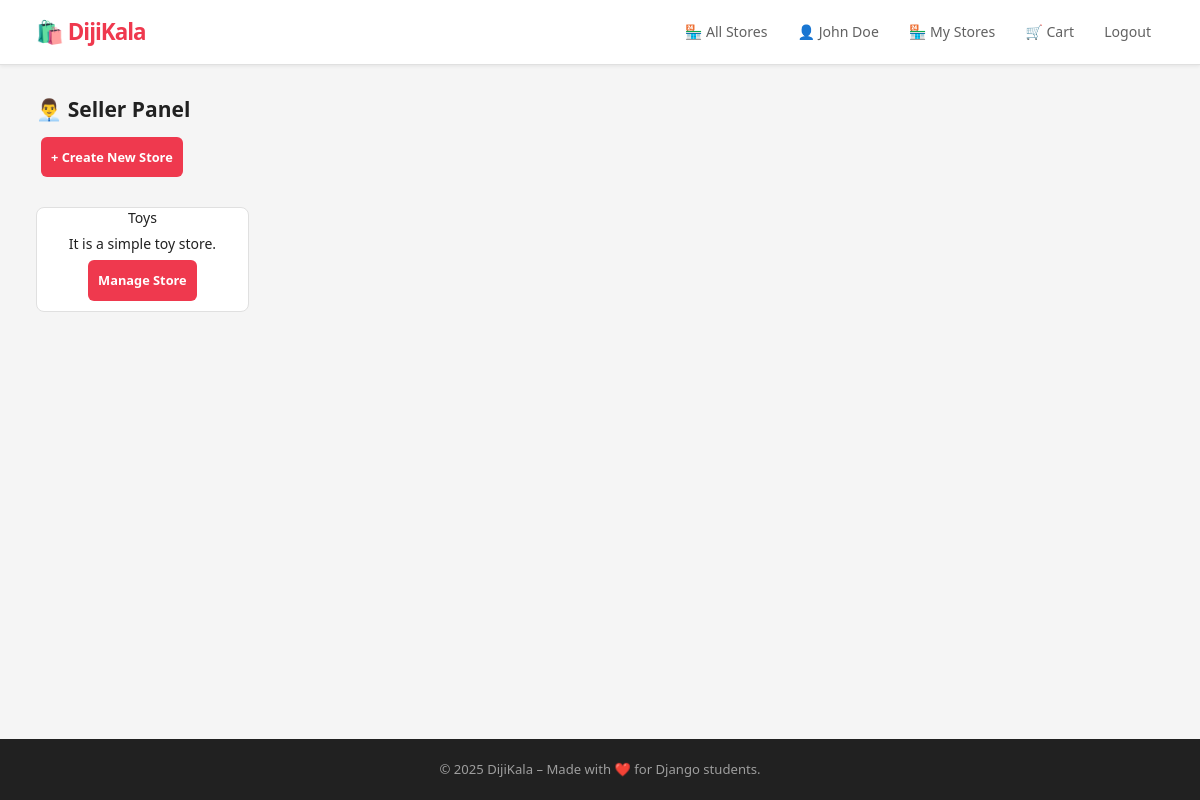
Page /stores/seller/ (signed in) on the committed database.
### accounts/models.py (models this page shows)
class User(AbstractBaseUser, PermissionsMixin):
        phone = models.CharField(max_length=15, unique=True, verbose_name="Phone Number")
        first_name = models.CharField(max_length=100,verbose_name="First Name")
        last_name = models.CharField(max_length=100,verbose_name="Last Name")
        is_active = models.BooleanField(default=True)
        is_staff = models.BooleanField(default=False)
        is_seller = models.BooleanField(default=False)
        created_at = models.DateTimeField(auto_now_add=True)
        updated_at = models.DateTimeField(auto_now=True)
        objects = CustomUserManager()
        USERNAME_FIELD = 'phone'
        REQUIRED_FIELDS = ['first_name','last_name']
        def __str__(self):
            return f"{self.first_name} {self.last_name}"

### stores/models.py (models this page shows, shortened)
class Store(models.Model):
    name = models.CharField(max_length=200,unique=True,verbose_name='Store')
    owner = models.ForeignKey(User,on_delete=models.CASCADE,verbose_name='Owner',related_name='stores')
    description = models.TextField(blank=True,null=True,verbose_name='Description')
    created_at = models.DateTimeField(auto_now_add=True,verbose_name='Created At')
    updated_at = models.DateTimeField(auto_now=True,verbose_name='Last Update')
    is_active = models.BooleanField(default=True)
    class Meta:
        verbose_name = 'Store'
        verbose_name_plural = 'Stores'
        ordering = ['-created_at']

### stores/views.py (the view)
# urls.py: path('seller/', SellerPanelView.as_view(), name='seller_panel'),
@method_decorator(login_required, name='dispatch')
class SellerPanelView(ListView):
    model = Store
    template_name = 'stores/seller_panel.html'
    context_object_name = 'stores'
    def get_queryset(self):
        return Store.objects.filter(owner=self.request.user).order_by('-created_at')

### templates/stores/seller_panel.html (shortened to what this page needs)
{% extends 'base/base.html' %}
{% block content %}
<h2>👨‍💼 Seller Panel</h2>
<a href="{% url 'create_store' %}" class="btn">+ Create New Store</a>
<div class="card-grid" style="margin-top: 20px;">
    {% for store in stores %}
        <div class="card">
            <h3>{{ store.name }}</h3>
            <p>{{ store.description|truncatewords:15 }}</p>
            <a href="{% url 'manage_store' store.id %}" class="btn">Manage Store</a>        </div>
    {% empty %}
        <p>You have no stores yet.</p>
    {% endfor %}
</div>
{% endblock %}

### templates/base/base.html (shortened to what this page needs)
{% load static %}
<!DOCTYPE html>
<html lang="en">
<head>
    <link rel="stylesheet" href="{% static 'css/style.css' %}">
</head>
<body>
    <nav class="navbar">
        <div class="container">
            <div class="nav-left">
                <a href="/" class="logo">🛍️ DijiKala</a>
            </div>
            <div class="nav-right">
                <a href="{% url 'stores_list' %}">🏪 All Stores</a>
                {% if user.is_authenticated %}
                    <a href="{% url 'customer_panel' %}">👤 {{ user }}</a>
                    {% if user.is_seller %}
                        <a href="{% url 'seller_panel' %}">🏪 My Stores</a>
                    {% endif %}
                    <a href="{% url 'cart' %}">🛒 Cart</a>
                    <form method="post" action="{% url 'logout' %}" style="display:inline;">
                        <button type="submit" class="btn-link">Logout</button>
                    </form>
                {% else %}
                    <a href="{% url 'login' %}">Login</a>
                    <a href="{% url 'signup' %}">Sign Up</a>
                {% endif %}
            </div>
        </div>
    </nav>
    <main class="container">
        {% block content %}
        {% endblock %}
    </main>
    <footer class="footer">
        <p>© 2025 DijiKala – Made with ❤️ for Django students.</p>
    </footer>
</body>
</html>

### static/css/style.css (style rules this page uses)
*, *::before, *::after { margin: 0; padding: 0; box-sizing: border-box; }
:root { --red: #EF394E; --red-dark: #D4102A; --red-light: #FFF0F2; --red-mid: #FFD6DB; --orange: #FF6B00; --orange-light: #FFF3E8; --gray-50: #F5F5F5; --gray-100: #EEEEEE; --gray-200: #E0E0E0; --gray-400: #9E9E9E; --gray-600: #616161; --gray-800: #212121; --white: #FFFFFF; --radius-sm: 6px; --radius: 8px; --radius-lg: 12px; --shadow-sm: 0 1px 4px rgba(0,0,0,0.08); --shadow-md: 0 2px 10px rgba(0,0,0,0.1); --t: 0.15s ease; }
body { background: var(--gray-50); color: var(--gray-800); font-family: 'IRANSans', 'Segoe UI', Tahoma, system-ui, sans-serif; font-size: 14px; line-height: 1.6; min-height: 100vh; display: flex; flex-direction: column; }
.navbar { background: var(--white); border-bottom: 1px solid var(--gray-200); position: sticky; top: 0; z-index: 200; box-shadow: var(--shadow-sm); }
.navbar .container { height: 64px; }
.logo { font-weight: 900; font-size: 1.4rem; color: var(--red); text-decoration: none; letter-spacing: -1px; }
.nav-right { display: flex; align-items: center; gap: 4px; }
.nav-right a { text-decoration: none; color: var(--gray-600); font-weight: 500; font-size: 0.88rem; padding: 7px 13px; border-radius: var(--radius-sm); transition: background var(--t), color var(--t); white-space: nowrap; }
.nav-right form button.btn-link { background: none; border: none; color: var(--gray-600); font-weight: 500; font-size: 0.88rem; padding: 7px 13px; border-radius: var(--radius-sm); cursor: pointer; transition: background var(--t), color var(--t); font-family: inherit; }
.container { width: 94%; max-width: 1200px; margin: 0 auto; display: flex; justify-content: space-between; align-items: center; }
main.container { display: block; padding: 28px 0 60px; flex: 1; }
.btn { display: inline-flex; align-items: center; justify-content: center; gap: 6px; margin:10px 5px 10px 5px; background: var(--red); color: var(--white); padding: 10px 10px !important; border: none; border-radius: var(--radius-sm); cursor: pointer; text-decoration: none; font-size: 0.8rem !important; font-weight: 600; transition: background var(--t), transform var(--t); white-space: nowrap; }
.card-grid { display: grid; grid-template-columns: repeat(auto-fill, minmax(200px, 1fr)); gap: 16px; margin-top: 20px; }
.card { background: var(--white); border-radius: var(--radius); border: 1px solid var(--gray-200); overflow: hidden; transition: transform var(--t), box-shadow var(--t), border-color var(--t); display: flex; gap: 5px; justify-content: center; align-items: center; flex-direction: column; cursor: pointer; }
.card a { text-decoration: none; }
.card h3 { font-size: 0.88rem; font-weight: 500; color: var(--gray-800); line-height: 1.4; display: -webkit-box; -webkit-line-clamp: 2; -webkit-box-orient: vertical; overflow: hidden; }
.card .btn { margin-top: auto; padding: 8px; font-size: 0.82rem; }
.footer { background: var(--gray-800); color: var(--gray-400); text-align: center; padding: 20px; font-size: 0.82rem; margin-top: auto; }

### rows in the picture
User: first_name+last_name "John Doe"
Store: name "Toys", description "It is a simple toy store."
